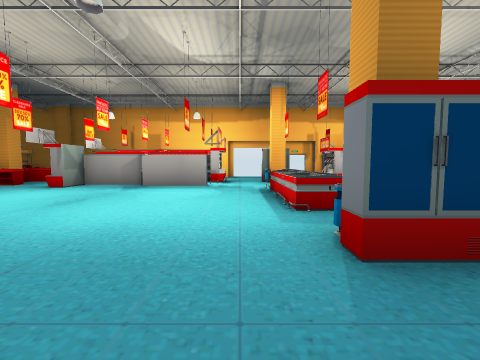
view 1 (above)

16 first-person views from a walk through a 3-D level made in the Unity game engine. The camera is 1.4 m above the floor, tilts 4° down and sees 90° across. The floor is counted in squares, 2 m on a side. Each view is taken from the middle of a square. On the plan, view 1 faces up. The plan holds only what a view shows up to about 9 squares ahead; the rest is blank. The player character is not drawn. Door leaves are left out, so doorways stand open.

view 2
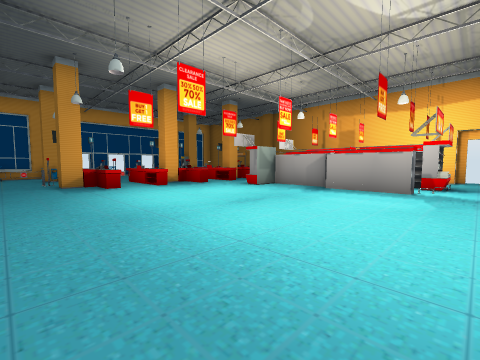

view 3
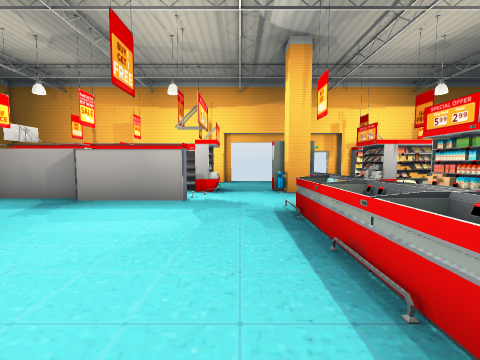

view 4
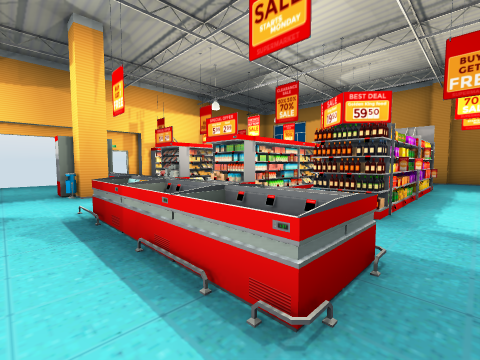

view 5
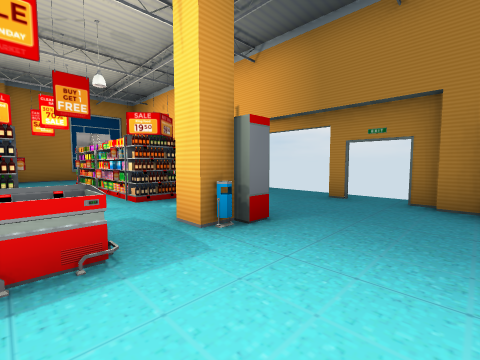

view 6
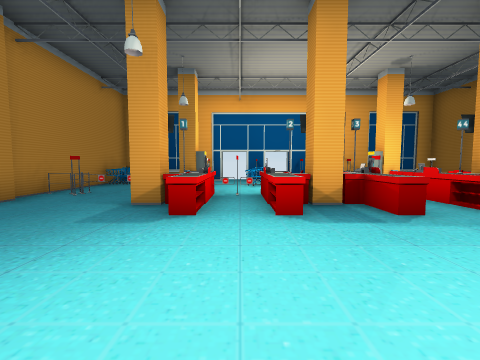

view 7
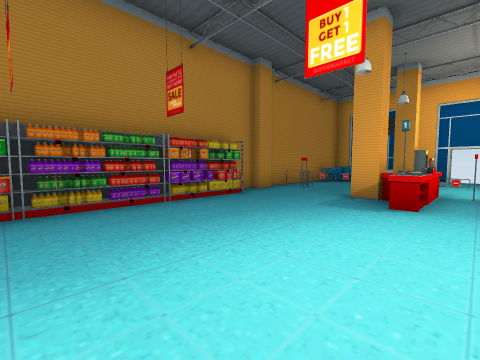

view 8
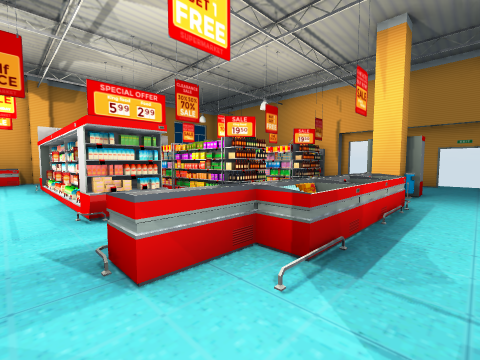

view 9
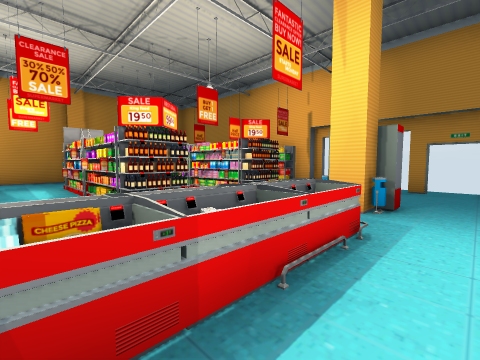

view 10
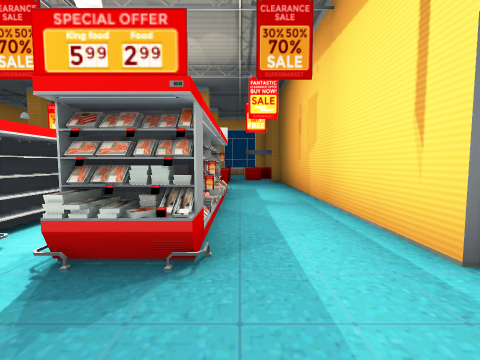

view 11
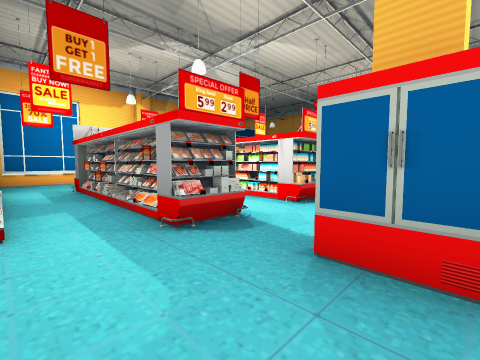

view 12
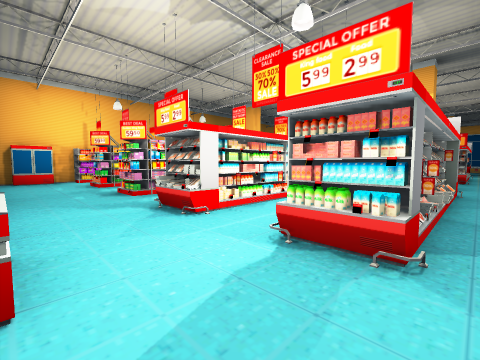

view 13
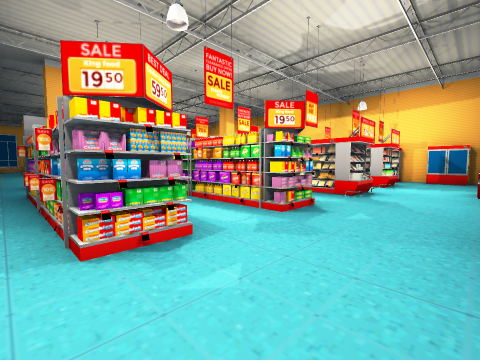

view 14
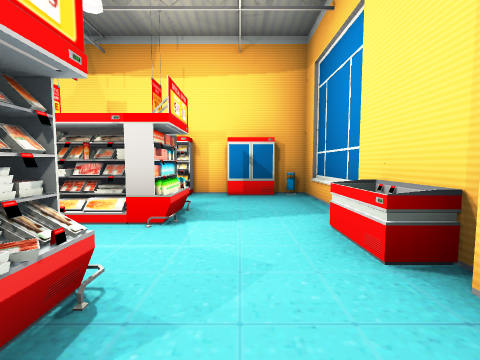

view 15
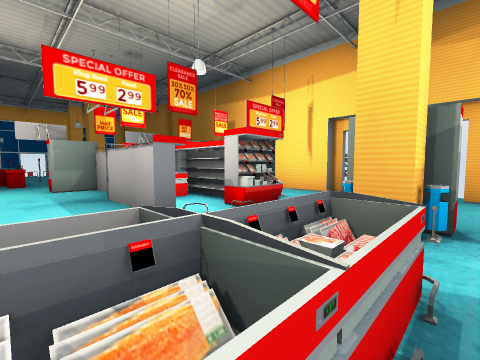

view 16
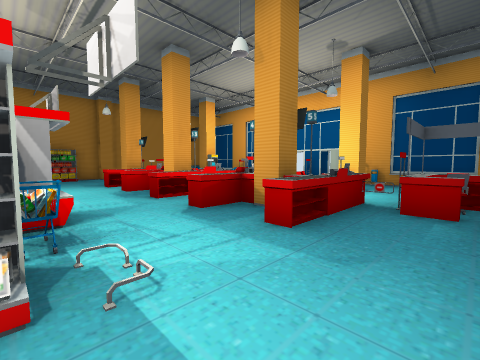

### Floor plan
Key: @ floor where view 1 was taken; # wall or solid block; . floor; / step, stairs or slope; D open door; = window, fence, low wall or low ledge; ^ raised ledge; C column; B billboard; S shelf; M cash machine; H chair; O other object.
Columns run from 12 left of view 1 to 11 right of it. Each row starts with its distance up from view 1.
 12     ########DDDD#   ####
 11   H.C.........../S/S.S.#
 10  .^O...................#
  9 C#.OC..BSSSS.S..SS#SS..#
  8 MM.OC..  #SS.C........^#
  7   #O...S.#SB.=//SS#SS.C#
  6     C........^//.......#
  5 O.  C........^/  /##...#
  4 OO.O.........^/.SS#SS.C#
  3 MM.^C..................#
  2 C#.O.........S..SSSSS..
  1  ............C.........
  0 O..OC#S#S#S.@...SS S#S.
 -1 ######     #DDDD#   ###

Positions as (right, up) in squares from view 1, and headings:
1: (0, 0), facing up
2: (0, 1), facing up-left
3: (0, 3), facing up
4: (0, 3), facing up-right
5: (-1, 4), facing down-right
6: (-4, 4), facing left
7: (-3, 4), facing down-left
8: (0, 8), facing down-right
9: (0, 6), facing down-right
10: (1, 10), facing left
11: (1, 11), facing down-right
12: (10, 10), facing down-left
13: (10, 1), facing up-left
14: (9, 6), facing up
15: (2, 6), facing up-left
16: (-5, 11), facing down-left
